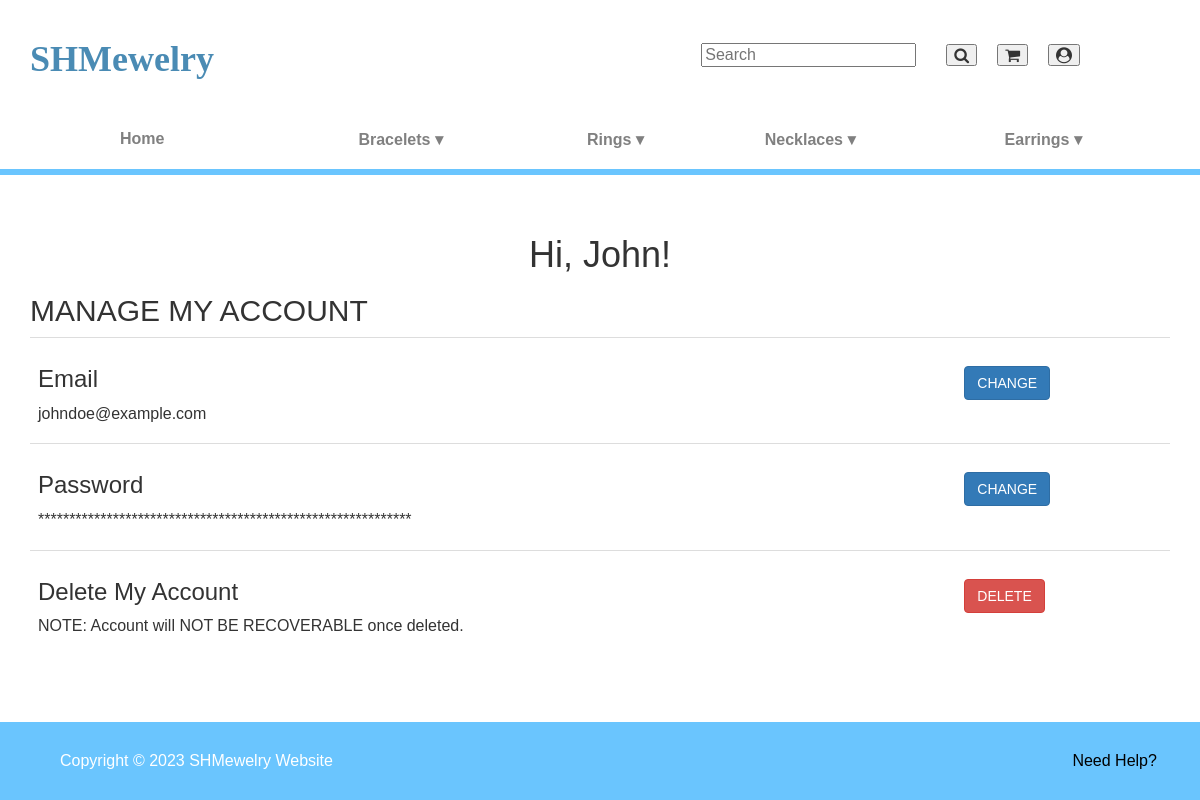
Page /index.php?controller=user&action=read (signed in) on the committed database.
### tables this page shows
CREATE TABLE USER (
    USER_ID INT AUTO_INCREMENT PRIMARY KEY,
    FNAME VARCHAR(35),
    LNAME VARCHAR(35),
    EMAIL VARCHAR(55),
    PASSWORD VARCHAR(255),
    GROUP_ID INT,
    FOREIGN KEY (GROUP_ID) REFERENCES `GROUP`(GROUP_ID) ON DELETE CASCADE
);

### Models/User.php (called while the page is built, shortened)
<?php
include_once(__DIR__ . '/../db_connection.php');
class User {
    public static function read() {
        global $conn;
        $userId = isset($_SESSION['user']) ? $_SESSION['user']->user_id : null;
        $sql = "SELECT * FROM `USER` WHERE USER_ID = ?";
        $stmt = $conn->prepare($sql);
        $stmt->bind_param('i', $userId);
        $stmt->execute();
        $result = $stmt->get_result();
        return $result->fetch_assoc();
    }
}
?>

### Views/User/read.php (the view, shortened to what this page needs)
<html lang="en">
<head>
    <link href="https://netdna.bootstrapcdn.com/bootstrap/3.3.6/css/bootstrap.min.css" rel="stylesheet">
</head>
<body class="justify-content-start">
    <?php include_once __DIR__ . "/../../navbar.php"; ?>
    <div class="container my-5">
        <?php
        if (isset($data) && is_array($data) && !empty($data)) {
            echo '<h1 class="text-center mx-auto">Hi, ' . $_SESSION['user']->fname . '!</h1>';
            echo '<h2 class="py-2 text-left mx-auto">MANAGE MY ACCOUNT</h2>';
            echo '<table class="table">';
            echo '<tr>
                    <td>
                        <h3 class="py-2 text-left mx-auto">Email</h3>
                        <p name="emailP" class="py-2 text-left mx-auto">' . $_SESSION['user']->email . '</p>
                        <input type="text" class="form-control" name="emailInput" autocomplete="off" value="' . $_SESSION['user']->email . '" style="display: none;">
                    </td>
                    <td><button type="button" class="btn btn-primary" style="margin-top: 20px;" name="changeEmail">CHANGE</button></td>
                </tr>';
            echo '<tr>
                    <td>
                        <h3 class="py-2 text-left mx-auto">Password</h3>
                        <p name="passwordP" class="py-2 text-left mx-auto">' . str_repeat('*', strlen($_SESSION['user']->password)) . '</p>
                        <input type="password" class="form-control" name="passwordInput" autocomplete="off" style="display: none;" placeholder="Enter New Password">
                    </td>
                    <td>
                        <button type="button" class="btn btn-primary" style="margin-top: 20px;" name="changePassword">CHANGE</button>
                    </td>
                </tr>';
            echo '<tr>
                    <td>
                        <h3 class="py-2 text-left mx-auto">Delete My Account</h3>
                        <p class="py-2 text-left mx-auto">NOTE: Account will NOT BE RECOVERABLE once deleted.</p>
                    </td>
                    <td>
                        <form method="post" action="index.php?controller=user&action=deleteAccount">
                            <input type="hidden" name="user_id" value="' . $_SESSION['user']->user_id . '">
                            <button type="submit" class="btn btn-danger" style="margin-top: 20px;" name="deleteAccount">DELETE</button>
                        </form>
                    </td>
                </tr>';
            echo '</table>';
        } else {
            echo '<p>No data available.</p>';
        }
        ?>
    </div>
</body>
</html>

### CSS/style.css (style rules this page uses)
html, body { height: 100%; margin: 0; }
body { display: flex; flex-direction: column; font-family: Arial, sans-serif; margin: 0; padding: 0; background-color: #fff; overflow-x: hidden; }
.left-box { color: #ffffff; display: flex; align-items: center; padding: 10px; }
.right-box { padding-right: 100px; }
a { text-decoration: none; color: black; padding: 10px; text-align: center; }
table { border-collapse: collapse; width: 100%; }
table td { max-width: 100%; flex-direction: column; align-items: center; }
th, td { padding: 10px; }

### CSS/shared.css (style rules this page uses)
html, body { height: 100%; margin: 0; }
body { display: flex; flex-direction: column; }
header, footer { flex-shrink: 0; }

### rows in the picture
user: FNAME "John", EMAIL "johndoe@example.com", PASSWORD "************************************************************"
